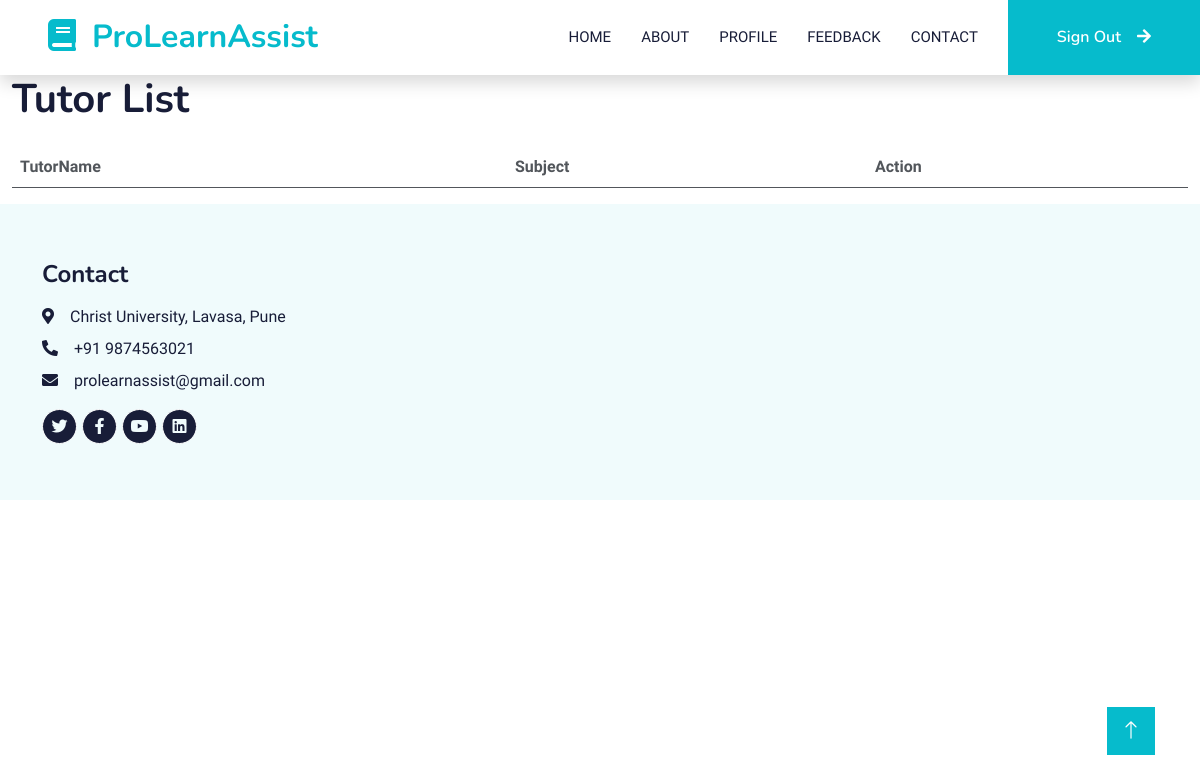
Page /lists/chemistry (signed in) on the earlier database version.
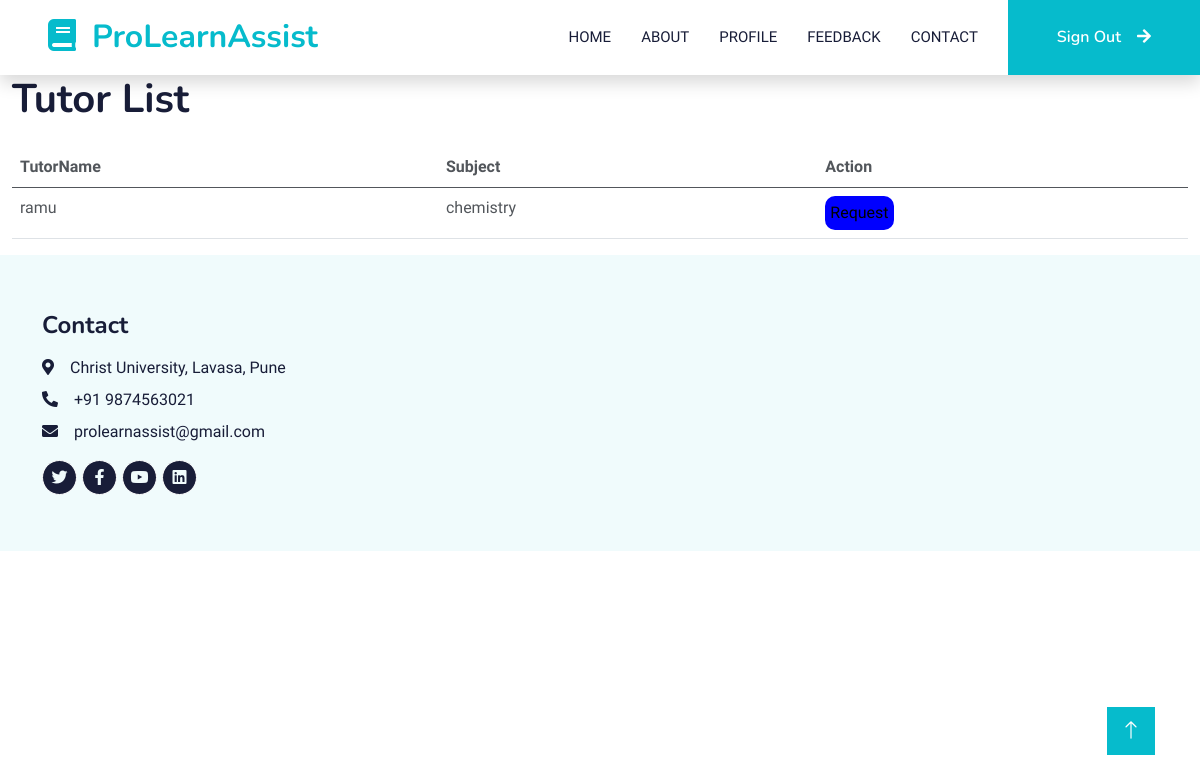
Same page on the later database version.
### user/models.py (models this page shows, shortened)
class interests(models.Model):
    user=models.ForeignKey(User,on_delete=models.CASCADE, default=0)
    Subject=models.CharField(max_length=100,null=False)
    Teaching_status = models.IntegerField(default=0)

### user/views.py (the view)
# urls.py: path('lists/<str:sub>',views.lists,name="lists"),
def lists(request,sub):
    tlist=interests.objects.filter(Subject=sub,Teaching_status=2)
    tstatus = teching.objects.filter(teach_to=request.user)
    a = []
    return render(request,"user/main/list.html",{'tlist':tlist,'status':a})

### templates/user/main/list.html
{%extends 'user/base.html'%}
{% block content%}
 <div class="container-fluid">
    <div class="row">
      <div class="col-12">
        <h1 class="mb-4">Tutor List</h1>
        <table class="table">
          <thead>
            <tr>
              <th>TutorName</th>
              <th>Subject</th>
              <th>Action</th>
            </tr>
          </thead>
          <tbody>
            {% for i in tlist  %}
            <tr>
              <td>{{i.user.username}}</td>
              <td>{{i.Subject}}</td>
              <td><button onclick="alert('Are you sure?')" type="submit" style="background-color: blue; padding: 5px; border-radius: 10px; border: none;"><a href="{% url 'change' id=i.user.id %}" style="text-decoration: none;color: black;">Request</a></button></td>
            </tr>
            {% endfor %}
          </tbody>
        </table>
      </div>
    </div>
  </div>
{% endblock content%}

Differences in the rows shown:
added interests: user.username "ramu", Subject "chemistry"
